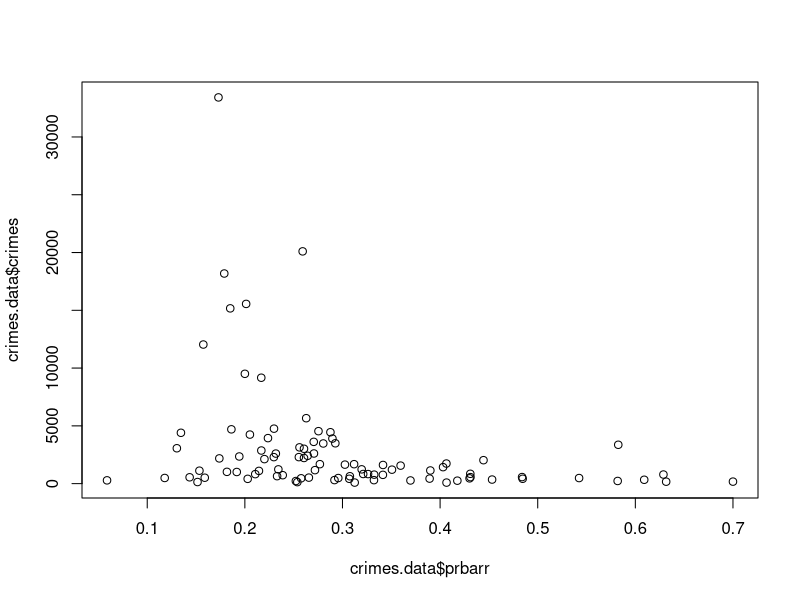
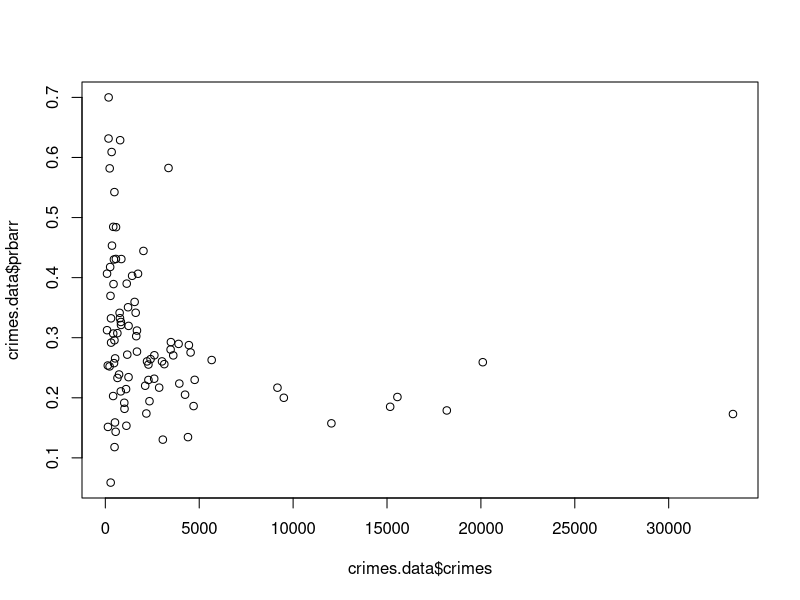
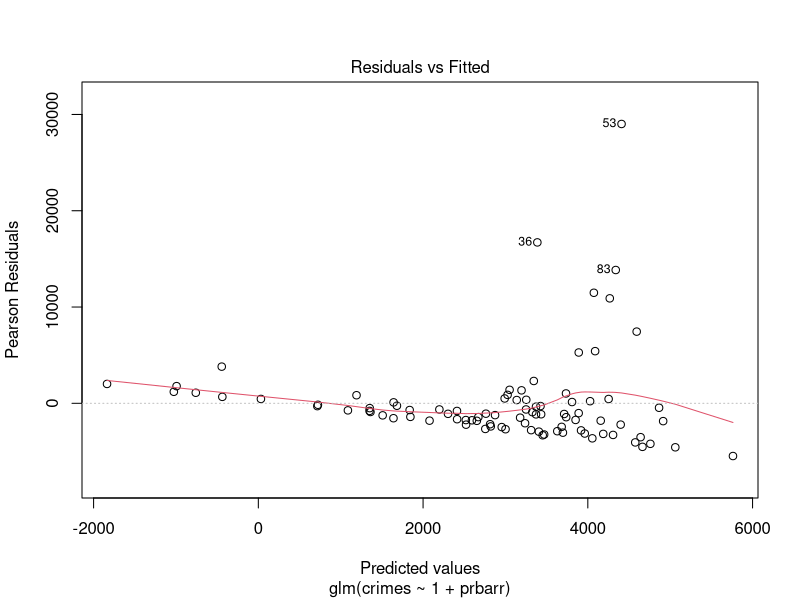
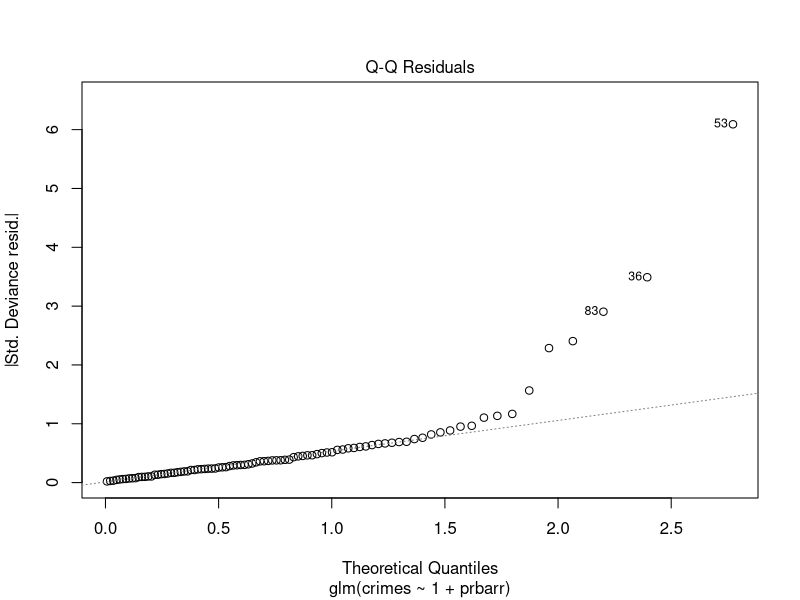
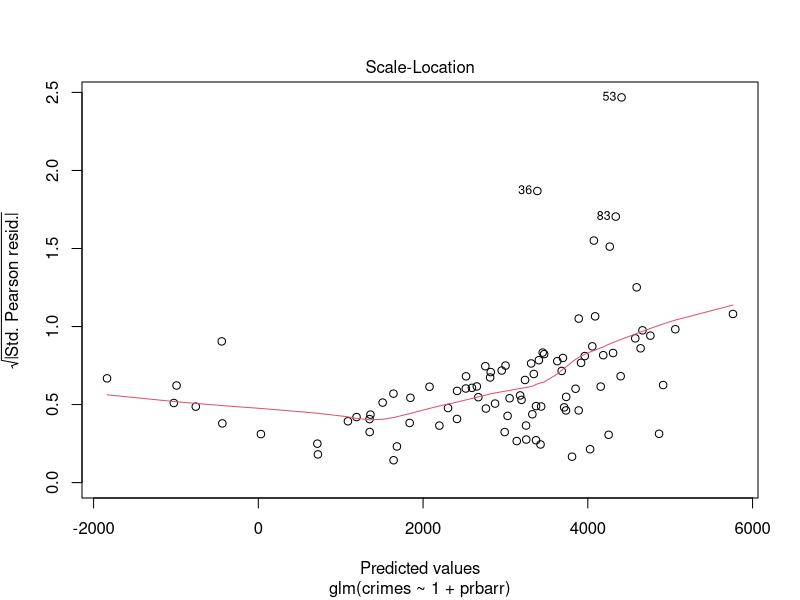
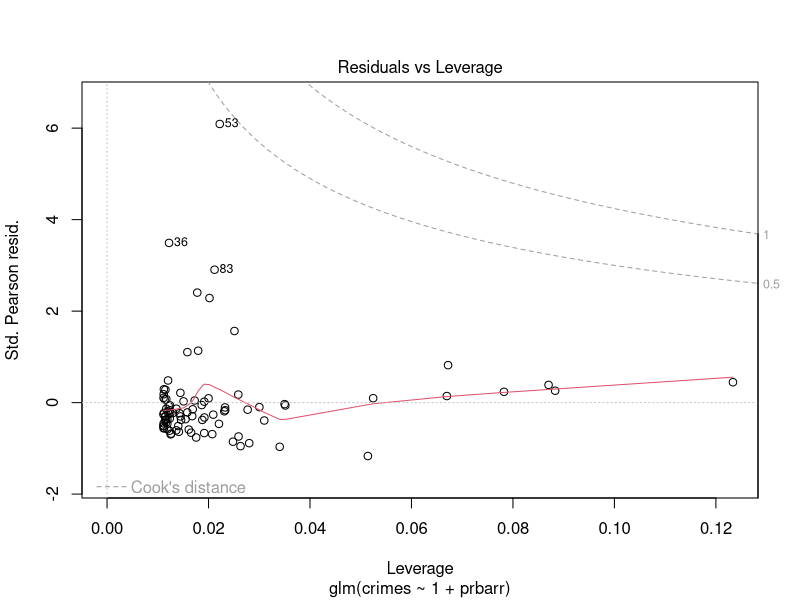
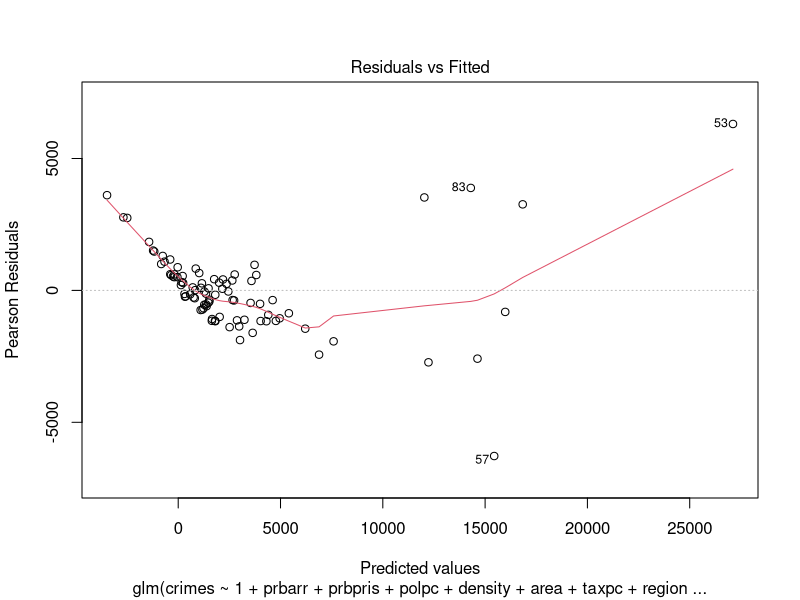
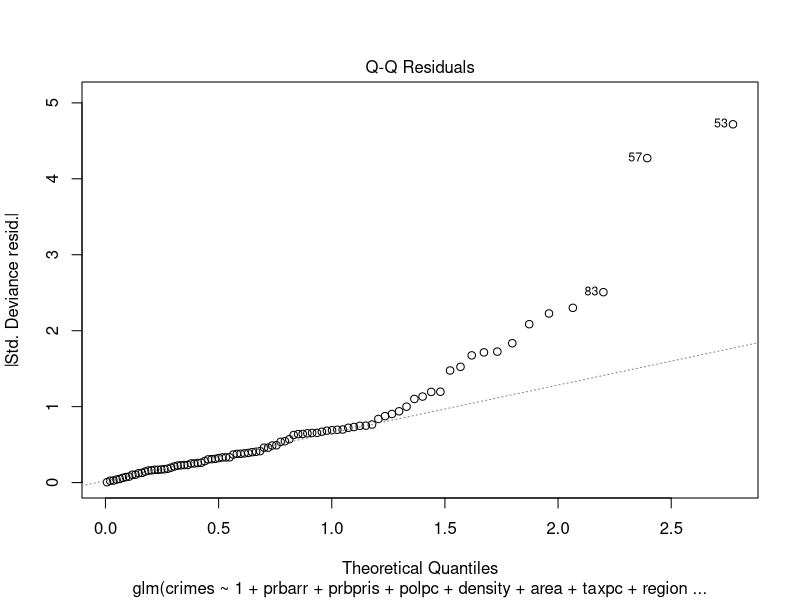

Here is the R script that generated these plots, in order: (Note: this script raises an error after producing the figures.)
setwd(dir = "~/Dokumente/Master/3. Fachsemester/statistische Verfahren/WS 17⁄18/projekt/crimes/")
crimes.data <- read.csv("crimes.csv")
head(crimes.data)
plot(crimes.data$crimes~crimes.data$prbarr)
plot(crimes.data$crimes, crimes.data$prbarr)

cpa <- crimes.data$crimes/crimes.data$area # crimes per area

m0 <- glm(crimes~1+prbarr, data = crimes.data)
plot(m0)

mAll <- glm(crimes~1+prbarr+prbpris+polpc+density+area+taxpc+region+pctmin+pctymale+wcon+wsta+wser+wtrd+wfir, data = crimes.data)
plot(mAll)
step(mAll, ~1+prbarr+prbpris+polpc+density+area+taxpc+region+pctmin+pctymale+wcon+wsta+wser+wtrd+wfir)

mAll2 <- glm((crimes~(1+prbarr+prbpris+polpc+density+area+taxpc+region+pctmin+pctymale+wcon+wsta+wser+wtrd+wfir)^2), data = crimes.data)
plot(mAll2)
step(mAll2, ~(1+prbarr+prbpris+polpc+density+area+taxpc+region+pctmin+pctymale+wcon+wsta+wser+wtrd+wfir)^2)

anova(m0, mAll, test = "LRT")
AIC(m0, mAll)

m1 <- glm(crimes~1+prbarr:prbpris, data = crimes.data)
plot(m1)
AIC(m0, mAll, m1)

mAll2 <- glm(crimes~(1+prbarr+prbpris+polpc+density+area+taxpc+region+pctmin+pctymale+wcon+wsta+wser+wtrd+wfir)^2, data = crimes.data)
add1(m1, scope = ~(1+prbarr+prbpris+polpc+density+area+taxpc)^2)

m2 <- glm(crimes~(1+prbarr+prbpris)^2, data = crimes.data)
add1(m2, prbarr)
AIC(m0, mAll, mAll2, m1, m2)
BIC(m0, mAll, mAll2, m1, m2)
?AIC

mTrade <- glm(crimes~(1+wsta+wser+wtrd+wfir)^2, data = crimes.data)
AIC(m0, mAll, mAll2, m1, m2, mTrade)
plot(mTrade, which = 1)

plot(crimes.data$crimes, crimes.data$prbarr)
plot(crimes.data$crimes, crimes.data$prbpris)

mArrest <- glm(crimes~(1+prbarr), data = crimes.data)
plot(mArrest, which = 1)
AIC(m0, mAll, mAll2, m1, m2, mTrade, mArrest)
add1(mArrest, scope = ~(1+crimes.data$prbarr))

maxY <- max(crimes.data$crimes)
maxY
normY <- crimes.data$crimes/maxY
normY
plot(normY, crimes.data$prbarr)
mArrestNorm <- glm(normY~(1+prbarr), data = crimes.data)
AIC(m0, mAll, mAll2, m1, m2, mTrade, mArrest, mArrestNorm)

mArea <- glm(crimes~1+area, data = crimes.data)
plot(mArea, which = 1)
AIC(m0, mAll, mAll2, m1, m2, mTrade, mArrest, mArrestNorm, mArea)
plot(crimes.data$crimes, crimes.data$area)
# wtf: the smaller the area the more crimes?

plot(crimes.data$crimes, crimes.data$density)
mDensity <- glm(crimes~1+density, data = crimes.data)
plot(mDensity, which = 1)
AIC(m0, mAll, mAll2, m1, m2, mTrade, mArrest, mArrestNorm, mArea, mDensity)

m3 <- glm(crimes~1+area+density+area:density, data = crimes.data)
AIC(m0, mAll, mAll2, m1, m2, mTrade, mArrest, mArrestNorm, mArea, mDensity, m3)
# crimes~1+area+density+area:density => 1549
# cpa~1+area:density => 581
# cpa~1+area+density+area:density => 426. bis jetzt beste!
plot(m3, which = 1)
coef(m3)
?coef


m3Wcon <- glm(crimes~1+area+density+area:density+wcon, data = crimes.data)
AIC(m0, mAll, mAll2, m1, m2, mTrade, mArrest, mArrestNorm, mArea, mDensity, m3, m3Wcon)

m3Wsta <- glm(crimes~1+area+density+area:density+wsta, data = crimes.data)
AIC(m0, mAll, mAll2, m1, m2, mTrade, mArrest, mArrestNorm, mArea, mDensity, m3, m3Wsta)

m3Wser <- glm(crimes~1+area+density+area:density+wser, data = crimes.data)
AIC(m0, mAll, mAll2, m1, m2, mTrade, mArrest, mArrestNorm, mArea, mDensity, m3, m3Wser)
# klein wenig besser

m3Wtrd <- glm(crimes~1+area+density+area:density+wtrd, data = crimes.data)
AIC(m0, mAll, mAll2, m1, m2, mTrade, mArrest, mArrestNorm, mArea, mDensity, m3, m3Wtrd)

m3Wfir <- glm(crimes~1+area+density+area:density+wfir, data = crimes.data)
AIC(m0, mAll, mAll2, m1, m2, mTrade, mArrest, mArrestNorm, mArea, mDensity, m3, m3Wfir)

crimes.data.west <- crimes.data[crimes.data$region == "west", ]
crimes.data.central <- crimes.data[crimes.data$region == "central", ]
crimes.data.other <- crimes.data[crimes.data$region == "other", ]

plot(crimes.data$crimes, crimes.data$area)
plot(crimes.data$crimes, crimes.data$region)

m4 <- glm(normY~(1+prbarr+region), data = crimes.data)
AIC(m4)
AIC(m0, mAll, mAll2, m1, m2, mTrade, mArrest, mArrestNorm, mArea, mDensity, m3, m3Wfir, m4)

m4Wfir <- glm(normY~(1+prbarr+region+area+density+area:density+wfir), data = crimes.data)
AIC(m0, mAll, mAll2, m1, m2, mTrade, mArrest, mArrestNorm, mArea, mDensity, m3, m3Wfir, m4, m4Wfir)
anova(mDensity, m3, m3Wfir, m4, m4Wfir)

m4Wfir <- glm(normY~(1+prbarr+region+area+density+area:density+wfir), data = crimes.data, family = poisson)
m4Wfir2 <- glm(normY~(1+prbarr+region+area+density+area:density+wfir), data = crimes.data, family = binomial)
BIC(m4Wfir, m4Wfir2)

# single models #
mPrbarr <- glm(normY~(1+prbarr), data = crimes.data)
mPrbpris <- glm(normY~(1+prbpris), data = crimes.data)
mPolpc <- glm(normY~(1+prbpris), data = crimes.data)
mDensity <- glm(normY~(1+density), data = crimes.data)
mArea <- glm(normY~(1+area), data = crimes.data)
mTaxpc <- glm(normY~(1+taxpc), data = crimes.data)
mRegion <- glm(normY~(1+region), data = crimes.data)
mPctmin <- glm(normY~(1+pctmin), data = crimes.data)
mPctymale <- glm(normY~(1+pctymale), data = crimes.data)
mWcon <- glm(normY~(1+wcon), data = crimes.data)
mWsta <- glm(normY~(1+wsta), data = crimes.data)
mWser <- glm(normY~(1+wser), data = crimes.data)
mWtrd <- glm(normY~(1+wtrd), data = crimes.data)
mWfir <- glm(normY~(1+wfir), data = crimes.data)
allA <- AIC(mPrbarr, mPrbpris, mPolpc, mDensity, mArea, 
           mTaxpc, mRegion, mPctmin, mPctymale, mWcon, mWsta, mWser, mWtrd, mWfir)
allA
plot(allA$AIC)

allB <- BIC(mPrbarr, mPrbpris, mPolpc, mDensity, mArea, 
            mTaxpc, mRegion, mPctmin, mPctymale, mWcon, mWsta, mWser, mWtrd, mWfir)
allB
plot(allB$BIC)

mLohn <- glm(normY~(1+wcon+wsta+wser+wtrd+wfir), data = crimes.data, family = poisson(link="log"))
plot(mLohn, which = 1)
AIC(mLohn)
BIC(mLohn)
anova(mLohn)
step(mLohn, ~(1+wcon+wsta+wser+wtrd+wfir))

m5 <- glm(normY~(1+prbarr+region+area+density+area:density+wcon+wsta+wser+wtrd+wfir), data = crimes.data, family = binomial)
plot(m5, which = 1)
AIC(m5)
BIC(m5)
anova(m5)
summary(m5)

m5T <- glm(normY~(1+prbarr+region+area+density+wcon+wsta+wser+wtrd+wfir), data = crimes.data, family = binomial)
AIC(m5T)
BIC(m5T)
anova(m5T)
summary(m5T)
coef(m5T)




### cross validation ###

lm5 <- lm(normY~(1+prbarr+region+area+density+wcon+wsta+wser+wtrd+wfir), data = crimes.data)
lm4 <- lm(normY~(1+prbarr+region), data = crimes.data)
lm3 <- lm(crimes~1+area+density+area:density, data = crimes.data)
lm2 <- lm(crimes~(1+prbarr+prbpris)^2, data = crimes.data)
lm1 <- lm(crimes~1+prbarr:prbpris, data = crimes.data)

cross_validation <- function(repeats = 10) {
  index <- rep(1:7, each = 6)
  index <- index[-(dim(crimes.data)[1]+1)]
  index <- sample(index)
  
  SPSE1 <- SPSE2 <- SPSE3 <- SPSE4 <- SPSE5 <- 0
  
  for(i in 1:repeats) {
    crimes.test <- crimes.data[index==i,]
    crimes.train <- crimes.data[-index!=i,]
    
    # schätzung der parameter
    lm5 <- lm(normY~(1+prbarr+region+area+density+wcon+wsta+wser+wtrd+wfir), data = crimes.data)
    lm4 <- lm(normY~(1+prbarr+region), data = crimes.data)
    lm3 <- lm(crimes~1+area+density+area:density, data = crimes.data)
    lm2 <- lm(crimes~(1+prbarr+prbpris)^2, data = crimes.data)
    lm1 <- lm(crimes~1+prbarr:prbpris, data = crimes.data)
    
    # schätzung des prognosefehlers
    SPSE1 <- SPSE1 + sum((crimes.test$crimes - predict(lm1, newdata=crimes.test))^2)
    SPSE2 <- SPSE2 + sum((crimes.test$crimes - predict(lm2, newdata=crimes.test))^2)
    SPSE3 <- SPSE3 + sum((crimes.test$crimes - predict(lm3, newdata=crimes.test))^2)
    SPSE4 <- SPSE4 + sum((crimes.test$crimes - predict(lm4, newdata=crimes.test))^2)
    SPSE5 <- SPSE5 + sum((crimes.test$crimes - predict(lm5, newdata=crimes.test))^2)
  }
  
  cbind(SPSE1, SPSE2, SPSE3, SPSE4, SPSE5, min(SPSE1, SPSE2, SPSE3, SPSE4, SPSE5))
}


### using step ###
step(m5T,scope = ~(1+prbarr+region+area+density+wcon+wsta+wser+wtrd+wfir)^2)
m5opt <- glm(formula = normY ~ density, family = binomial, data = crimes.data)
AIC(m5opt)
plot(m5opt, which = 1)
plot(m5T, which = 1)

mAll2 <- glm((crimes~(1+prbarr+prbpris+polpc+density+area+taxpc+region+pctmin+pctymale+wcon+wsta+wser+wtrd+wfir)^2), data = crimes.data)
plot(mAll2)
step(mAll2, ~(1+prbarr+prbpris+polpc+density+area+taxpc+region+pctmin+pctymale+wcon+wsta+wser+wtrd+wfir)^2)

mStep <- glm(formula = crimes ~ prbarr + prbpris + polpc + density + area + 
               taxpc + region + pctmin + pctymale + wcon + wsta + wser + 
               wtrd + wfir + prbarr:prbpris + prbarr:polpc + prbarr:density + 
               prbarr:area + prbarr:taxpc + prbarr:region + prbarr:pctmin + 
               prbarr:pctymale + prbarr:wcon + prbarr:wsta + prbarr:wser + 
               prbarr:wtrd + prbarr:wfir + prbpris:polpc + prbpris:density + 
               prbpris:area + prbpris:taxpc + prbpris:region + prbpris:pctmin + 
               prbpris:pctymale + prbpris:wcon + prbpris:wsta + prbpris:wser + 
               prbpris:wtrd + prbpris:wfir + polpc:density + polpc:area + 
               polpc:taxpc + polpc:region + polpc:pctmin + polpc:pctymale + 
               polpc:wcon + polpc:wsta + polpc:wser + polpc:wtrd + polpc:wfir + 
               density:area + density:taxpc + density:region + density:pctmin + 
               density:pctymale + density:wcon + density:wsta + density:wser + 
               density:wtrd + density:wfir + area:taxpc + area:region + 
               area:pctmin + area:pctymale + area:wcon + area:wsta + area:wser + 
               area:wtrd + area:wfir + taxpc:region + taxpc:pctmin + taxpc:pctymale + 
               taxpc:wcon + taxpc:wsta + taxpc:wser + taxpc:wtrd + region:pctmin + 
               region:pctymale + region:wcon, data = crimes.data)
plot(mStep, which = 1)


### Pseudos ###
pseudo.data <- rbinom(90, seq(0, 90), pi/10)
pseudo.data
plot(pseudo.data)
plot(crimes~density, data = crimes.data, col = region)
points(crimes.data$crimes, pseudo.data, col = 14)

#mPseudo5 <- glm(normY ~ density, data = pseudo.data)
